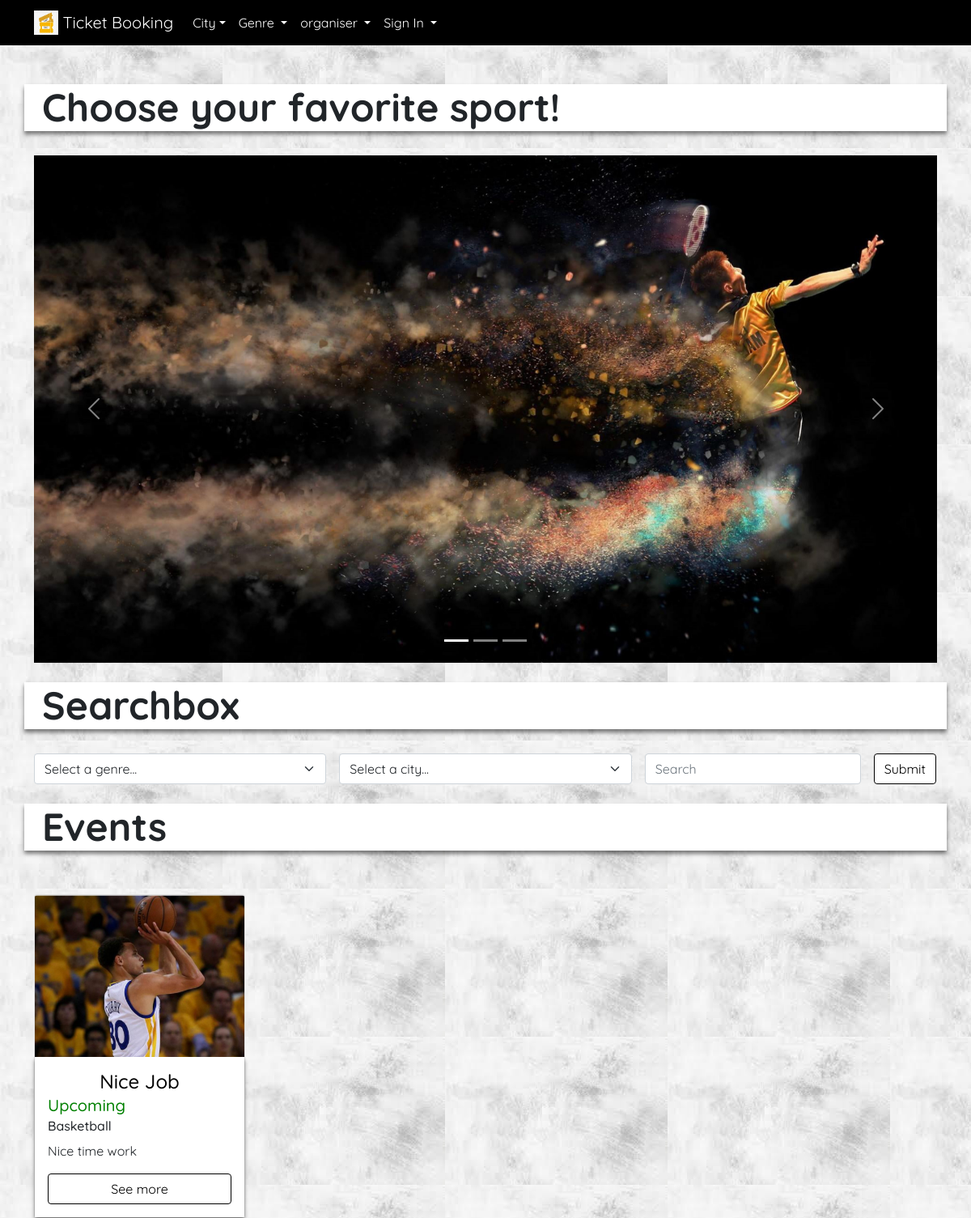
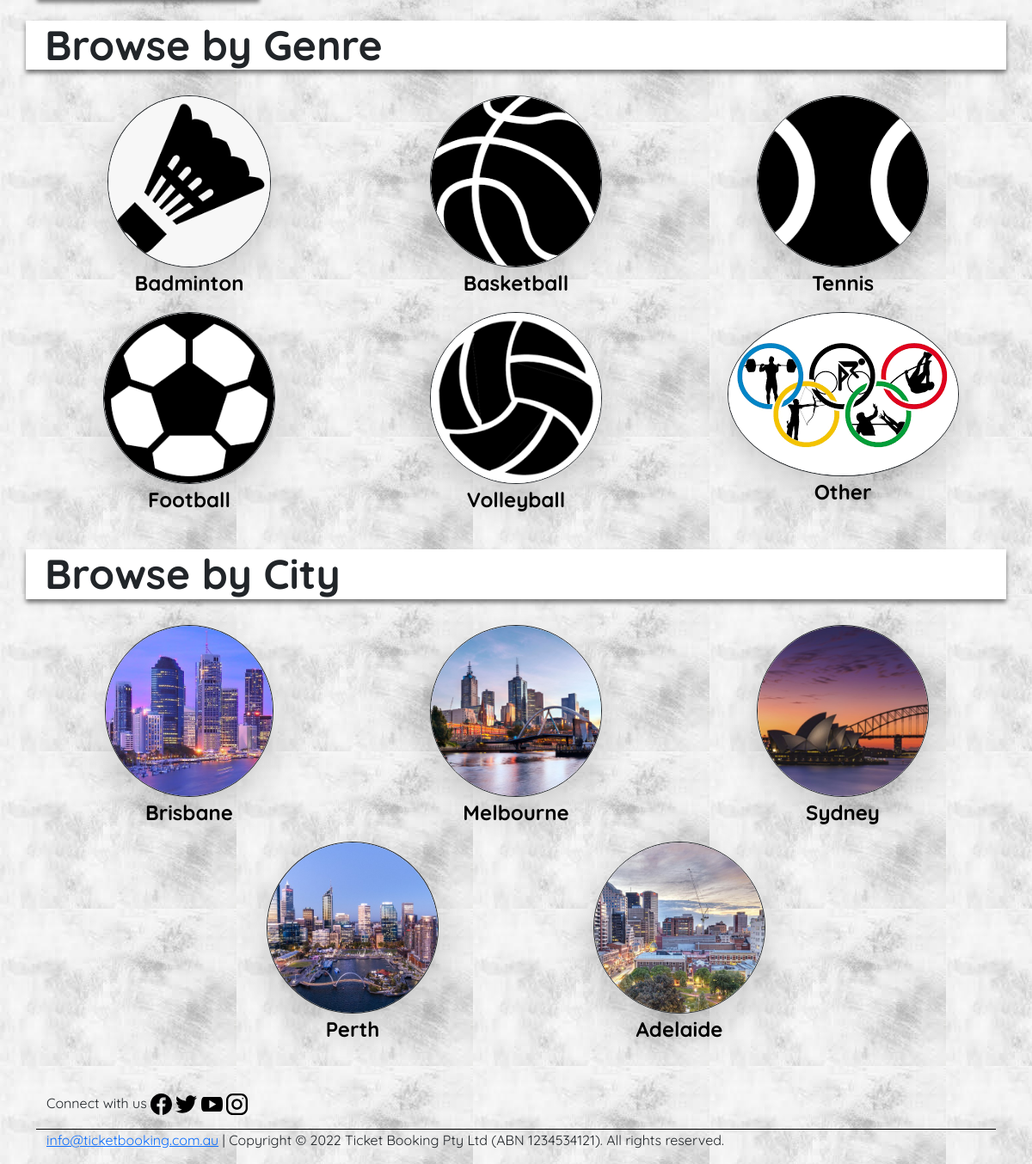
The page / on the database its author committed (2 pictures, top to bottom).
### website/models.py (models this page shows, shortened)
class Event(db.Model):
    __tablename__ = 'events'
    id = db.Column(db.Integer, primary_key=True, nullable=False)
    title = db.Column(db.String(100), index=True, unique=True, nullable=False)
    date = db.Column(db.DateTime, nullable=False)
    headliner = db.Column(db.String(80), index=True, nullable=False)
    venue = db.Column(db.String(80), nullable=False)
    description = db.Column(db.String(2000), nullable=False)
    image = db.Column(db.String(400), default='/static/images/live.jpg')
    total_tickets = db.Column(db.Integer, nullable=False)
    tickets_booked = db.Column(db.Integer, default=0, nullable=False)
    tickets_remaining = db.Column(db.Integer, nullable=False)
    price = db.Column(db.Float, nullable=False)
    event_status = db.Column(db.Enum(EventStatus))
    event_genre = db.Column(db.Enum(EventGenre))
    event_city = db.Column(db.Enum(EventCity))
    created_on = db.Column(db.DateTime, default=datetime.now())
    comments = db.relationship('Comment', backref='event')
    users = db.relationship('User', backref='event')
    booking = db.relationship('Booking', backref='event', viewonly=True)
    user_id = db.Column(db.Integer, db.ForeignKey('users.id'), nullable=False)

### website/views.py (the view)
@bp.route('/')
def index():
    return render_template('index.html')

### website/templates/index.html (shortened to what this page needs)
{% extends 'base.html' %} {% block content %}
<br>
<div id='page-container' class='container'>
    <div class='row'>
        <h1 class='display-5 fw-bold'>Choose your favorite sport!</h1>
    </div>
       <div class='row'>
        <div id='whats-on-carousel' class='carousel slide' data-bs-ride='carousel'>
            <div class='carousel-indicators'>
                <button type='button' data-bs-target='#whats-on-carousel' data-bs-slide-to='0' class='active'
                    aria-current='true' aria-label='Slide 1'></button>
                <button type='button' data-bs-target='#whats-on-carousel' data-bs-slide-to='1'
                    aria-label='Slide 2'></button>
                <button type='button' data-bs-target='#whats-on-carousel' data-bs-slide-to='2'
                    aria-label='Slide 3'></button>
            </div>
            <div class='carousel-inner'>
                <div class='carousel-item active'>
                    <a href='#'><img src='{{url_for("static", filename="images/c.jpg")}}'
                            class='d-block img-fluid w-100' alt='Apple Music Festival'></a>
                </div>
            </div>
            <button class='carousel-control-prev' type='button' data-bs-target='#whats-on-carousel'
                data-bs-slide='prev'>
                <span class='carousel-control-prev-icon' aria-hidden='true'></span>
            </button>
            <button class='carousel-control-next' type='button' data-bs-target='#whats-on-carousel'
                data-bs-slide='next'>
                <span class='carousel-control-next-icon' aria-hidden='true'></span>
            </button>
        </div>
    </div>
    <br>
    <div class='row'>
        <h1 class='display-5 fw-bold'>Searchbox </h1>
    </div>
    <form action="{{url_for('main.search')}}" class="row gx-3 gy-2 align-items-center">
        <div class="col-md-4">
            <select name="genre" class="form-select">
                <option value='' selected>Select a genre...</option>
            </select>
        </div>
        <div class="col-md-4">
            <select name="city" class="form-select">
                <option value='' selected>Select a city...</option>
            </select>
        </div>
        <div class="col-md-3">
            <input name="search" class="form-control mr-sm-2" type="search" placeholder="Search"
                aria-label="Search"></input>
        </div>
        <div class="col-md-1">
            <button type="submit" id='searchbtn' class="btn btn-primary btn-block">Submit</button>
        </div>
    </form>
    <br>
    <div class='row'>
        <h1 class='display-5 fw-bold'>Events</h1>
    </div>
    <div class='row'>
        {% for event in current_events %}
        <div class='col-12 col-sm-6 col-md-4 col-lg-3 d-flex align-items-stretch'>
            <div class='card mt-4'>
                <img src="{{event.image}}" class='card-img-top img-fluid' alt=''>
                <div class='card-body d-flex flex-column'>
                    <h4 class='card-title'><a href='{{url_for("events.show", id=event.id)}}'>{{event.title}}</a></h4>
                    {% if event.tickets_remaining == 0 %}
                    <h5 class='card-subtitle mb-2' style="color:red">{{event.event_status.name.title()}}</h5>
                    <h6 class='card-subtitle mb-2'>{{event.event_genre.name.title()}}</h6>
                    {% else %}
                    <h5 class='card-subtitle mb-2' style="color:green">{{event.event_status.name.title()}}</h5>
                    <h6 class='card-subtitle mb-2'>{{event.event_genre.name.title()}}</h6>
                    {% endif %}
                    <p id='index-cards' class='card-text'>{{event.description}}</p>
                    <a href='{{url_for("events.show", id=event.id)}}' class='mt-auto btn btn-outline-dark'>See more</a>
                </div>
            </div>
        </div>
        {% endfor %}
    </div>
    <br>
    <div class='row'>
        <h1 class='display-5 fw-bold'>Browse by Genre</h1>
    </div>
    <div class='row'>
        {% for genre in genres %}
        <div class='col-6 col-xl-4'>
            <a id='genre-links' href='{{url_for("events.view_events", genre=genre.name.lower())}}'>
                <img id='genre-images' class='img-fluid shadow-lg  bg-white text-white rounded-circle border border-dark m-auto d-block'
                    src="{{url_for('static', filename='images/{0}.png'.format(genre.name|lower))}}">
                <div class="d-flex justify-content-center">
                    <p>{{genre.name.title()}}</p>
            </a>
        </div>
    </div>
    {% endfor %}
<br>
<div class='row'>
    <h1 class='display-5 fw-bold'>Browse by City</h1>
</div>
<div class='row justify-content-center'>
    {% for city in cities %}
    <div class='col-6 col-xl-4'>
        <a id='genre-links' href='{{url_for("events.view_events_city", city_name=city.name.lower())}}'>
            <img id='genre-images' class='img-fluid shadow-lg rounded-circle border border-dark m-auto d-block'
                src='{{url_for("static", filename="images/{0}.jpg".format(city.name|lower))}}'>
            <div class="d-flex justify-content-center">
                <p>{{city.name.title()}}</p>
        </a>
            </div>
    </div>
    {% endfor %}
{% endblock %}

### website/static/css/style.css (style rules this page uses)
html, body { font-family: "Quicksand", sans-serif; }
body { background-image: url("/static/images/bkgnd.png"); }
h1 { font-weight: 900; border-left: 10px solid #ffffff; padding-left: 10px; margin-bottom: 30px; background-color: rgb(255, 255, 255); box-shadow: 0 4px 5px rgb(0 0 0 / 0.5); }
.card-img-top { height: 200px; object-fit: cover; }
.card-body { background-color: rgb(255, 255, 255); box-shadow: 0 4px 5px rgb(0 0 0 / 0.5); }
.card-title { width: 100%; text-align: center; }
.card-title a { color: #000; text-decoration: none; }
.border-dark { background-color: #ffffff; }
.btn { background-color: #ffffff; border-color: #000000; color: #000000; margin-top: 0.25rem; background-color: #ffffff; }
#index-cards { overflow: hidden; text-overflow: ellipsis; display: -webkit-box !important; -webkit-line-clamp: 3; -webkit-box-orient: vertical; white-space: normal; }
#searchbtn { margin-top: 0; }
#page-container { min-height: 70vh; }
#genre-images { max-height: 200px; }
#genre-links { color:#000000; text-decoration: none; font-size: 1.5em; font-weight: 1000; }

### rows shown on the page
Event: image (picture), title "Nice Job", event_status.name "Upcoming", event_genre.name "Basketball", description "Nice time work"

### other values the page prints
{{ genre.name.title() }} "Badminton" "Basketball" "Tennis" "Football" "Volleyball" "Other"
{{ city.name.title() }} "Brisbane" "Melbourne" "Sydney" "Perth" "Adelaide"
